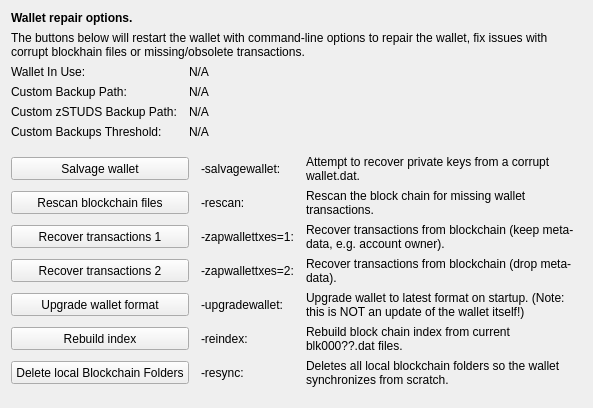
     <widget class="QWidget" name="tab_repair">
      <attribute name="title">
       <string>&amp;Wallet Repair</string>
      </attribute>
      <layout class="QGridLayout" name="gridLayout_4" columnstretch="0,0,0,0">
       <property name="horizontalSpacing">
        <number>12</number>
       </property>
       <item row="0" column="0" colspan="4">
        <widget class="QLabel" name="label_repair_header">
         <property name="font">
          <font>
           <weight>75</weight>
           <bold>true</bold>
          </font>
         </property>
         <property name="text">
          <string>Wallet repair options.</string>
         </property>
        </widget>
       </item>
       <item row="1" column="0" colspan="4">
        <widget class="QLabel" name="label_repair_helptext">
         <property name="font">
          <font>
           <weight>50</weight>
           <bold>false</bold>
          </font>
         </property>
         <property name="text">
          <string>The buttons below will restart the wallet with command-line options to repair the wallet, fix issues with corrupt blockhain files or missing/obsolete transactions.</string>
         </property>
         <property name="wordWrap">
          <bool>true</bool>
         </property>
        </widget>
       </item>
       <item row="2" column="0">
        <widget class="QLabel" name="wallet_path_label">
         <property name="text">
          <string>Wallet In Use:</string>
         </property>
        </widget>
       </item>
       <item row="2" column="1" colspan="3">
        <widget class="QLabel" name="wallet_path">
         <property name="cursor">
          <cursorShape>IBeamCursor</cursorShape>
         </property>
         <property name="text">
          <string>N/A</string>
         </property>
         <property name="textFormat">
          <enum>Qt::PlainText</enum>
         </property>
         <property name="textInteractionFlags">
          <set>Qt::LinksAccessibleByMouse|Qt::TextSelectableByKeyboard|Qt::TextSelectableByMouse</set>
         </property>
        </widget>
       </item>
       <item row="3" column="0">
        <widget class="QLabel" name="wallet_custombackuppath_label">
         <property name="visible">
          <bool>false</bool>
         </property>
         <property name="text">
          <string>Custom Backup Path:</string>
         </property>
        </widget>
       </item>
       <item row="3" column="1" colspan="3">
        <widget class="QLabel" name="wallet_custombackuppath">
         <property name="cursor">
          <cursorShape>IBeamCursor</cursorShape>
         </property>
         <property name="visible">
          <bool>false</bool>
         </property>
         <property name="text">
          <string>N/A</string>
         </property>
         <property name="textFormat">
          <enum>Qt::PlainText</enum>
         </property>
         <property name="textInteractionFlags">
          <set>Qt::LinksAccessibleByMouse|Qt::TextSelectableByKeyboard|Qt::TextSelectableByMouse</set>
         </property>
        </widget>
       </item>
       <item row="4" column="0">
        <widget class="QLabel" name="wallet_customzpivbackuppath_label">
         <property name="visible">
          <bool>false</bool>
         </property>
         <property name="text">
          <string>Custom zSTUDS Backup Path:</string>
         </property>
        </widget>
       </item>
       <item row="4" column="1" colspan="3">
        <widget class="QLabel" name="wallet_customzpivbackuppath">
         <property name="cursor">
          <cursorShape>IBeamCursor</cursorShape>
         </property>
         <property name="visible">
          <bool>false</bool>
         </property>
         <property name="text">
          <string>N/A</string>
         </property>
         <property name="textFormat">
          <enum>Qt::PlainText</enum>
         </property>
         <property name="textInteractionFlags">
          <set>Qt::LinksAccessibleByMouse|Qt::TextSelectableByKeyboard|Qt::TextSelectableByMouse</set>
         </property>
        </widget>
       </item>
       <item row="5" column="0">
        <widget class="QLabel" name="wallet_custombackupthreshold_label">
         <property name="visible">
          <bool>false</bool>
         </property>
         <property name="text">
          <string>Custom Backups Threshold:</string>
         </property>
        </widget>
       </item>
       <item row="5" column="1" colspan="3">
        <widget class="QLabel" name="wallet_custombackupthreshold">
         <property name="cursor">
          <cursorShape>IBeamCursor</cursorShape>
         </property>
         <property name="visible">
          <bool>false</bool>
         </property>
         <property name="text">
          <string>N/A</string>
         </property>
         <property name="textFormat">
          <enum>Qt::PlainText</enum>
         </property>
         <property name="textInteractionFlags">
          <set>Qt::LinksAccessibleByMouse|Qt::TextSelectableByKeyboard|Qt::TextSelectableByMouse</set>
         </property>
        </widget>
       </item>
       <item row="6" column="0">
        <spacer name="verticalSpacer_repair1">
         <property name="orientation">
          <enum>Qt::Vertical</enum>
         </property>
         <property name="sizeHint" stdset="0">
          <size>
           <width>10</width>
           <height>10</height>
          </size>
         </property>
        </spacer>
       </item>
       <item row="7" column="0" colspan="2">
        <widget class="QPushButton" name="btn_salvagewallet">
         <property name="minimumSize">
          <size>
           <width>100</width>
           <height>23</height>
          </size>
         </property>
         <property name="text">
          <string>Salvage wallet</string>
         </property>
        </widget>
       </item>
       <item row="7" column="2">
        <widget class="QLabel" name="label_repair_salvage_command">
         <property name="text">
          <string notr="true">-salvagewallet:</string>
         </property>
        </widget>
       </item>
       <item row="7" column="3">
        <widget class="QLabel" name="label_repair_salvage">
         <property name="text">
          <string>Attempt to recover private keys from a corrupt wallet.dat.</string>
         </property>
         <property name="wordWrap">
          <bool>true</bool>
         </property>
        </widget>
       </item>
       <item row="8" column="0" colspan="2">
        <widget class="QPushButton" name="btn_rescan">
         <property name="minimumSize">
          <size>
           <width>100</width>
           <height>23</height>
          </size>
         </property>
         <property name="text">
          <string>Rescan blockchain files</string>
         </property>
        </widget>
       </item>
       <item row="8" column="2">
        <widget class="QLabel" name="label_repair_rescan_command">
         <property name="text">
          <string notr="true">-rescan:</string>
         </property>
        </widget>
       </item>
       <item row="8" column="3">
        <widget class="QLabel" name="label_repair_rescan">
         <property name="text">
          <string>Rescan the block chain for missing wallet transactions.</string>
         </property>
         <property name="wordWrap">
          <bool>true</bool>
         </property>
        </widget>
       </item>
       <item row="9" column="0" colspan="2">
        <widget class="QPushButton" name="btn_zapwallettxes1">
         <property name="minimumSize">
          <size>
           <width>100</width>
           <height>23</height>
          </size>
         </property>
         <property name="text">
          <string>Recover transactions 1</string>
         </property>
        </widget>
       </item>
       <item row="9" column="2">
        <widget class="QLabel" name="label_repair_zap1_command">
         <property name="text">
          <string notr="true">-zapwallettxes=1:</string>
         </property>
        </widget>
       </item>
       <item row="9" column="3">
        <widget class="QLabel" name="label_repair_zap1">
         <property name="text">
          <string>Recover transactions from blockchain (keep meta-data, e.g. account owner).</string>
         </property>
         <property name="wordWrap">
          <bool>true</bool>
         </property>
        </widget>
       </item>
       <item row="10" column="0" colspan="2">
        <widget class="QPushButton" name="btn_zapwallettxes2">
         <property name="minimumSize">
          <size>
           <width>100</width>
           <height>23</height>
          </size>
         </property>
         <property name="text">
          <string>Recover transactions 2</string>
         </property>
        </widget>
       </item>
       <item row="10" column="2">
        <widget class="QLabel" name="label_repair_zap2_command">
         <property name="text">
          <string notr="true">-zapwallettxes=2:</string>
         </property>
        </widget>
       </item>
       <item row="10" column="3">
        <widget class="QLabel" name="label_repair_zap2">
         <property name="text">
          <string>Recover transactions from blockchain (drop meta-data).</string>
         </property>
         <property name="wordWrap">
          <bool>true</bool>
         </property>
        </widget>
       </item>
       <item row="11" column="0" colspan="2">
        <widget class="QPushButton" name="btn_upgradewallet">
         <property name="minimumSize">
          <size>
           <width>100</width>
           <height>23</height>
          </size>
         </property>
         <property name="text">
          <string>Upgrade wallet format</string>
         </property>
        </widget>
       </item>
       <item row="11" column="2">
        <widget class="QLabel" name="label_repair_upgrade_command">
         <property name="text">
          <string notr="true">-upgradewallet:</string>
         </property>
        </widget>
       </item>
       <item row="11" column="3">
        <widget class="QLabel" name="label_repair_upgrade">
         <property name="text">
          <string>Upgrade wallet to latest format on startup. (Note: this is NOT an update of the wallet itself!)</string>
         </property>
         <property name="wordWrap">
          <bool>true</bool>
         </property>
        </widget>
       </item>
       <item row="12" column="0" colspan="2">
        <widget class="QPushButton" name="btn_reindex">
         <property name="minimumSize">
          <size>
           <width>100</width>
           <height>23</height>
          </size>
         </property>
         <property name="text">
          <string>Rebuild index</string>
         </property>
        </widget>
       </item>
       <item row="12" column="2">
        <widget class="QLabel" name="label_repair_reindex_command">
         <property name="text">
          <string notr="true">-reindex:</string>
         </property>
        </widget>
       </item>
       <item row="12" column="3">
        <widget class="QLabel" name="label_repair_reindex">
         <property name="text">
          <string>Rebuild block chain index from current blk000??.dat files.</string>
         </property>
         <property name="wordWrap">
          <bool>true</bool>
         </property>
        </widget>
       </item>
       <item row="13" column="0" colspan="2">
        <widget class="QPushButton" name="btn_resync">
         <property name="minimumSize">
          <size>
           <width>100</width>
           <height>23</height>
          </size>
         </property>
         <property name="text">
          <string>Delete local Blockchain Folders</string>
         </property>
        </widget>
       </item>
       <item row="13" column="2">
        <widget class="QLabel" name="label_repair_resync_command">
         <property name="text">
          <string>-resync:</string>
         </property>
        </widget>
       </item>
       <item row="13" column="3">
        <widget class="QLabel" name="label_repair_resync">
         <property name="text">
          <string>Deletes all local blockchain folders so the wallet synchronizes from scratch.</string>
         </property>
         <property name="wordWrap">
          <bool>true</bool>
         </property>
        </widget>
       </item>
       <item row="14" column="0">
        <spacer name="verticalSpacer_repair2">
         <property name="orientation">
          <enum>Qt::Vertical</enum>
         </property>
         <property name="sizeHint" stdset="0">
          <size>
           <width>20</width>
           <height>10</height>
          </size>
         </property>
        </spacer>
       </item>
      </layout>
     </widget>
